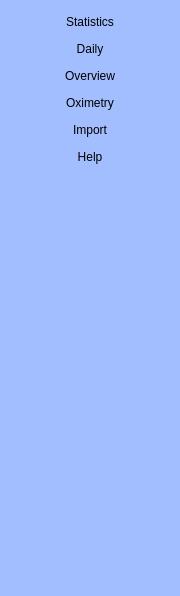
       <widget class="QWidget" name="navPage">
        <property name="geometry">
         <rect>
          <x>0</x>
          <y>0</y>
          <width>180</width>
          <height>596</height>
         </rect>
        </property>
        <property name="palette">
         <palette>
          <active>
           <colorrole role="Button">
            <brush brushstyle="SolidPattern">
             <color alpha="255">
              <red>163</red>
              <green>190</green>
              <blue>255</blue>
             </color>
            </brush>
           </colorrole>
           <colorrole role="Base">
            <brush brushstyle="SolidPattern">
             <color alpha="255">
              <red>163</red>
              <green>190</green>
              <blue>255</blue>
             </color>
            </brush>
           </colorrole>
           <colorrole role="Window">
            <brush brushstyle="SolidPattern">
             <color alpha="255">
              <red>163</red>
              <green>190</green>
              <blue>255</blue>
             </color>
            </brush>
           </colorrole>
          </active>
          <inactive>
           <colorrole role="Button">
            <brush brushstyle="SolidPattern">
             <color alpha="255">
              <red>163</red>
              <green>190</green>
              <blue>255</blue>
             </color>
            </brush>
           </colorrole>
           <colorrole role="Base">
            <brush brushstyle="SolidPattern">
             <color alpha="255">
              <red>163</red>
              <green>190</green>
              <blue>255</blue>
             </color>
            </brush>
           </colorrole>
           <colorrole role="Window">
            <brush brushstyle="SolidPattern">
             <color alpha="255">
              <red>163</red>
              <green>190</green>
              <blue>255</blue>
             </color>
            </brush>
           </colorrole>
          </inactive>
          <disabled>
           <colorrole role="Button">
            <brush brushstyle="SolidPattern">
             <color alpha="255">
              <red>163</red>
              <green>190</green>
              <blue>255</blue>
             </color>
            </brush>
           </colorrole>
           <colorrole role="Base">
            <brush brushstyle="SolidPattern">
             <color alpha="255">
              <red>163</red>
              <green>190</green>
              <blue>255</blue>
             </color>
            </brush>
           </colorrole>
           <colorrole role="Window">
            <brush brushstyle="SolidPattern">
             <color alpha="255">
              <red>163</red>
              <green>190</green>
              <blue>255</blue>
             </color>
            </brush>
           </colorrole>
          </disabled>
         </palette>
        </property>
        <property name="mouseTracking">
         <bool>true</bool>
        </property>
        <property name="styleSheet">
         <string notr="true">background: rgb(163, 190, 255)</string>
        </property>
        <attribute name="icon">
         <iconset resource="Resources.qrc">
          <normaloff>:/icons/bob-v3.0.png</normaloff>:/icons/bob-v3.0.png</iconset>
        </attribute>
        <attribute name="label">
         <string>&amp;Navigation</string>
        </attribute>
        <layout class="QVBoxLayout" name="verticalLayout_2">
         <item>
          <widget class="QToolButton" name="statisticsButton">
           <property name="sizePolicy">
            <sizepolicy hsizetype="MinimumExpanding" vsizetype="Minimum">
             <horstretch>0</horstretch>
             <verstretch>0</verstretch>
            </sizepolicy>
           </property>
           <property name="styleSheet">
            <string notr="true">QToolButton {
background: transparent;
border: 2px solid transparent; border-radius: 30px;
}

QToolButton:hover {
border: 2px solid #56789a; border-radius: 30px;
}

QToolButton:pressed {
background-color: #8080ff;
border: 2px solid #56789a; border-radius: 30px;
}</string>
           </property>
           <property name="text">
            <string>Statistics</string>
           </property>
           <property name="icon">
            <iconset resource="Resources.qrc">
             <normaloff>:/icons/go-home.png</normaloff>:/icons/go-home.png</iconset>
           </property>
           <property name="iconSize">
            <size>
             <width>48</width>
             <height>48</height>
            </size>
           </property>
           <property name="toolButtonStyle">
            <enum>Qt::ToolButtonTextUnderIcon</enum>
           </property>
           <property name="autoRaise">
            <bool>true</bool>
           </property>
          </widget>
         </item>
         <item>
          <widget class="QToolButton" name="dailyButton">
           <property name="sizePolicy">
            <sizepolicy hsizetype="MinimumExpanding" vsizetype="Minimum">
             <horstretch>0</horstretch>
             <verstretch>0</verstretch>
            </sizepolicy>
           </property>
           <property name="minimumSize">
            <size>
             <width>0</width>
             <height>0</height>
            </size>
           </property>
           <property name="styleSheet">
            <string notr="true">QToolButton {
background: transparent;
border: 2px solid transparent; border-radius: 30px;
}

QToolButton:hover {
border: 2px solid #56789a; border-radius: 30px;
}

QToolButton:pressed {
background-color: #8080ff;
border: 2px solid #56789a; border-radius: 30px;
}</string>
           </property>
           <property name="text">
            <string>Daily</string>
           </property>
           <property name="icon">
            <iconset resource="Resources.qrc">
             <normaloff>:/icons/edit-find.png</normaloff>:/icons/edit-find.png</iconset>
           </property>
           <property name="iconSize">
            <size>
             <width>48</width>
             <height>48</height>
            </size>
           </property>
           <property name="toolButtonStyle">
            <enum>Qt::ToolButtonTextUnderIcon</enum>
           </property>
           <property name="autoRaise">
            <bool>true</bool>
           </property>
          </widget>
         </item>
         <item>
          <widget class="QToolButton" name="overviewButton">
           <property name="sizePolicy">
            <sizepolicy hsizetype="MinimumExpanding" vsizetype="Minimum">
             <horstretch>0</horstretch>
             <verstretch>0</verstretch>
            </sizepolicy>
           </property>
           <property name="styleSheet">
            <string notr="true">QToolButton {
background: transparent;
border: 2px solid transparent; border-radius: 30px;
}

QToolButton:hover {
border: 2px solid #56789a; border-radius: 30px;
}

QToolButton:pressed {
background-color: #8080ff;
border: 2px solid #56789a; border-radius: 30px;
}</string>
           </property>
           <property name="text">
            <string>Overview</string>
           </property>
           <property name="icon">
            <iconset resource="Resources.qrc">
             <normaloff>:/icons/overview.png</normaloff>:/icons/overview.png</iconset>
           </property>
           <property name="iconSize">
            <size>
             <width>48</width>
             <height>48</height>
            </size>
           </property>
           <property name="toolButtonStyle">
            <enum>Qt::ToolButtonTextUnderIcon</enum>
           </property>
           <property name="autoRaise">
            <bool>true</bool>
           </property>
          </widget>
         </item>
         <item>
          <widget class="QToolButton" name="oximetryButton">
           <property name="sizePolicy">
            <sizepolicy hsizetype="MinimumExpanding" vsizetype="Minimum">
             <horstretch>0</horstretch>
             <verstretch>0</verstretch>
            </sizepolicy>
           </property>
           <property name="styleSheet">
            <string notr="true">QToolButton {
background: transparent;
border: 2px solid transparent; border-radius: 30px;
}

QToolButton:hover {
border: 2px solid #56789a; border-radius: 30px;
}

QToolButton:pressed {
background-color: #8080ff;
border: 2px solid #56789a; border-radius: 30px;
}</string>
           </property>
           <property name="text">
            <string>Oximetry</string>
           </property>
           <property name="icon">
            <iconset resource="Resources.qrc">
             <normaloff>:/icons/oximeter.png</normaloff>:/icons/oximeter.png</iconset>
           </property>
           <property name="iconSize">
            <size>
             <width>48</width>
             <height>48</height>
            </size>
           </property>
           <property name="toolButtonStyle">
            <enum>Qt::ToolButtonTextUnderIcon</enum>
           </property>
           <property name="autoRaise">
            <bool>true</bool>
           </property>
          </widget>
         </item>
         <item>
          <widget class="QToolButton" name="importButton">
           <property name="sizePolicy">
            <sizepolicy hsizetype="MinimumExpanding" vsizetype="Minimum">
             <horstretch>0</horstretch>
             <verstretch>0</verstretch>
            </sizepolicy>
           </property>
           <property name="minimumSize">
            <size>
             <width>0</width>
             <height>0</height>
            </size>
           </property>
           <property name="styleSheet">
            <string notr="true">QToolButton {
background: transparent;
border: 2px solid transparent; border-radius: 30px;
}

QToolButton:hover {
border: 2px solid #56789a; border-radius: 30px;
}

QToolButton:pressed {
background-color: #8080ff;
border: 2px solid #56789a; border-radius: 30px;
}</string>
           </property>
           <property name="text">
            <string>Import</string>
           </property>
           <property name="icon">
            <iconset resource="Resources.qrc">
             <normaloff>:/icons/sdcard.png</normaloff>:/icons/sdcard.png</iconset>
           </property>
           <property name="iconSize">
            <size>
             <width>48</width>
             <height>48</height>
            </size>
           </property>
           <property name="checkable">
            <bool>false</bool>
           </property>
           <property name="toolButtonStyle">
            <enum>Qt::ToolButtonTextUnderIcon</enum>
           </property>
           <property name="autoRaise">
            <bool>true</bool>
           </property>
           <property name="arrowType">
            <enum>Qt::NoArrow</enum>
           </property>
          </widget>
         </item>
         <item>
          <widget class="QToolButton" name="helpButton">
           <property name="sizePolicy">
            <sizepolicy hsizetype="Preferred" vsizetype="Minimum">
             <horstretch>0</horstretch>
             <verstretch>0</verstretch>
            </sizepolicy>
           </property>
           <property name="styleSheet">
            <string notr="true">QToolButton {
background: transparent;
border: 2px solid transparent; border-radius: 30px;
}

QToolButton:hover {
border: 2px solid #56789a; border-radius: 30px;
}

QToolButton:pressed {
background-color: #8080ff;
border: 2px solid #56789a; border-radius: 30px;
}</string>
           </property>
           <property name="text">
            <string>Help</string>
           </property>
           <property name="icon">
            <iconset resource="Resources.qrc">
             <normaloff>:/icons/help.png</normaloff>:/icons/help.png</iconset>
           </property>
           <property name="iconSize">
            <size>
             <width>48</width>
             <height>48</height>
            </size>
           </property>
           <property name="toolButtonStyle">
            <enum>Qt::ToolButtonTextUnderIcon</enum>
           </property>
           <property name="autoRaise">
            <bool>true</bool>
           </property>
          </widget>
         </item>
         <item>
          <spacer name="verticalSpacer">
           <property name="orientation">
            <enum>Qt::Vertical</enum>
           </property>
           <property name="sizeType">
            <enum>QSizePolicy::Expanding</enum>
           </property>
           <property name="sizeHint" stdset="0">
            <size>
             <width>0</width>
             <height>0</height>
            </size>
           </property>
          </spacer>
         </item>
        </layout>
       </widget>
